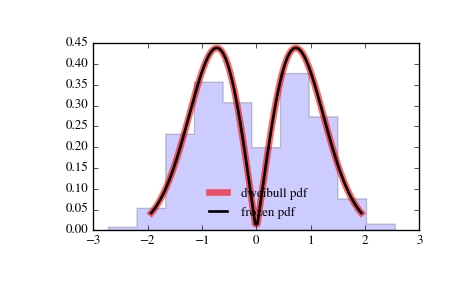

The Python source for this figure:
from scipy.stats import dweibull
import matplotlib.pyplot as plt
fig, ax = plt.subplots(1, 1)

# Calculate a few first moments:

c = 2.07
mean, var, skew, kurt = dweibull.stats(c, moments='mvsk')

# Display the probability density function (``pdf``):

x = np.linspace(dweibull.ppf(0.01, c),
                dweibull.ppf(0.99, c), 100)
ax.plot(x, dweibull.pdf(x, c),
       'r-', lw=5, alpha=0.6, label='dweibull pdf')

# Alternatively, the distribution object can be called (as a function)
# to fix the shape, location and scale parameters. This returns a "frozen"
# RV object holding the given parameters fixed.

# Freeze the distribution and display the frozen ``pdf``:

rv = dweibull(c)
ax.plot(x, rv.pdf(x), 'k-', lw=2, label='frozen pdf')

# Check accuracy of ``cdf`` and ``ppf``:

vals = dweibull.ppf([0.001, 0.5, 0.999], c)
np.allclose([0.001, 0.5, 0.999], dweibull.cdf(vals, c))
# True

# Generate random numbers:

r = dweibull.rvs(c, size=1000)

# And compare the histogram:

ax.hist(r, normed=True, histtype='stepfilled', alpha=0.2)
ax.legend(loc='best', frameon=False)
plt.show()
